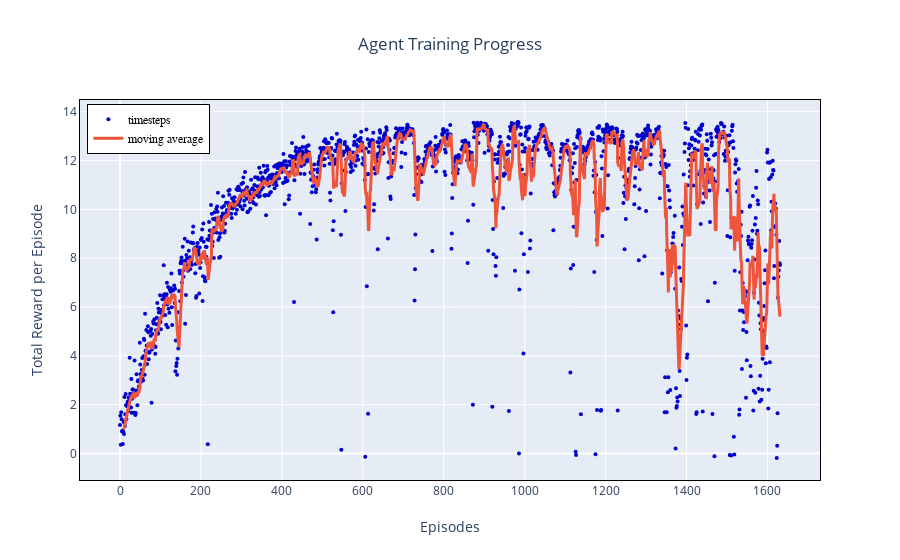

The notebook cell this image was saved under:
### Code cell
agent.rlplot()

### Figure 1 — Plotly figure (JSON) as saved in the notebook; plotly's stock layout.template omitted (floating-point values rounded to 4 significant figures; data arrays with more than 128 entries replaced by an {"elided": "..."} marker saying what was removed)
{"data": [{"marker": {"color": "mediumblue", "size": 4}, "mode": "markers", "name": "timesteps", "type": "scatter", "x": {"elided": "1632 int values"}, "y": {"elided": "1632 float values"}}, {"line": {"width": 3}, "mode": "lines", "name": "moving average", "type": "scatter", "x": {"elided": "1632 int values"}, "y": {"elided": "1632 float values"}}], "layout": {"legend": {"bordercolor": "Black", "borderwidth": 1, "font": {"color": "black", "family": "sans-serif", "size": 12}, "traceorder": "normal", "x": 0.01, "y": 0.99}, "title": {"text": "Agent Training Progress", "x": 0.5, "xanchor": "center"}, "xaxis": {"linecolor": "black", "linewidth": 1, "mirror": true, "title": {"text": "Episodes"}}, "yaxis": {"linecolor": "black", "linewidth": 1, "mirror": true, "title": {"text": "Total Reward per Episode"}}}}
